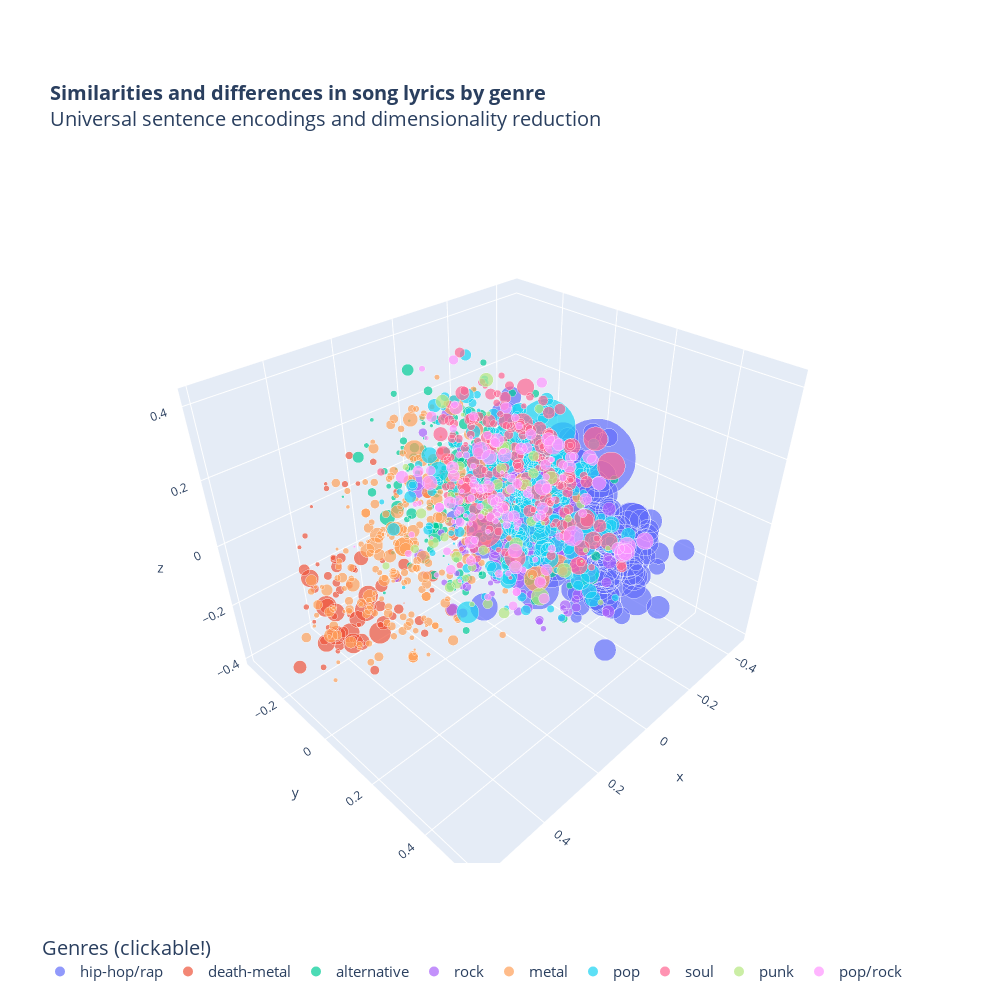

The notebook cell this image was saved under:
### Code cell
scatPlot_3 = scatPlot(df,df_embed,n_components=3)

### Figure 1 — Plotly figure (JSON) as saved in the notebook; plotly's stock layout.template omitted (floating-point values rounded to 4 significant figures; data arrays with more than 128 entries replaced by an {"elided": "..."} marker saying what was removed)
{"data": [{"hoverinfo": "text", "marker": {"size": {"elided": "195 float values"}}, "mode": "markers", "name": "hip-hop/rap", "text": {"elided": "195 str values"}, "type": "scatter3d", "x": {"elided": "195 float values"}, "y": {"elided": "195 float values"}, "z": {"elided": "195 float values"}}, {"hoverinfo": "text", "marker": {"size": [7.726, 6.744, 5.558, 5.693, 7.659, 3.389, 6.371, 8.133, 5.998, 5.625, 6.879, 6.642, 3.931, 3.626, 4.202, 5.761, 1.152, 8.133, 8.709, 9.184, 8.845, 9.184, 9.658, 4.982, 11.62, 7.489, 0.03389, 15.35, 10.13, 13.76, 5.896, 13.56, 15.25, 8.641, 13.42, 9.184, 12.23, 5.354, 0.1017, 0.03389, 0.03389, 3.185, 5.693, 4.541, 4.744, 3.49, 3.965, 3.999, 4.033, 2.474, 3.863, 5.354, 2.643, 4.067, 3.05, 4.372, 3.931, 4.541, 2.982, 14.03, 5.591, 4.27, 4.609, 5.896, 12.61, 14.71, 3.999, 3.829, 7.828, 7.862, 2.677, 3.118, 3.863, 6.574, 3.931, 1.728, 5.558, 5.083, 6.168, 10.54, 12.37, 2.948, 5.998, 11.52, 3.49, 4.575]}, "mode": "markers", "name": "death-metal", "text": ["Cannibal Corpse // Hammer Smashed Face", "Cannibal Corpse // I Cum Blood", "Cannibal Corpse // No Remorse", "Cannibal Corpse // Heads Shoveled Off", "Cannibal Corpse // Evisceration Plague", "Cannibal Corpse // A Skull Full of Maggots", "Cannibal Corpse // Priests of Sodom", "Cannibal Corpse // Addicted to Vaginal Skin", "Cannibal Corpse // Only One Will Die", "Cannibal Corpse // Code of the Slashers", "Cannibal Corpse // Disfigured", "Cannibal Corpse // Gutted", "Cannibal Corpse // Kill or Become", "Cannibal Corpse // Fucked With a Knife", "Cannibal Corpse // High Velocity Impact Spatter", "Cannibal Corpse // They Deserve To Die", "Cradle of Filth // Halloween 2", "Cradle of Filth // Nymphetamine Fix", "Cradle of Filth // Gabrielle", "Cradle of Filth // Hallowed Be Thy Name Shallow Be My Grave", "Cradle of Filth // Summer Dying Fast", "Cradle of Filth // Hallowed Be Thy Name", "Cradle of Filth // King of the Woods", "Cradle of Filth // No Time to Cry", "Cradle of Filth // You Will Know the Lion by His Claw", "Cradle of Filth // Temptation", "Cradle of Filth // Once Upon Atrocity", "Cradle of Filth // Her Ghost in the Fog", "Cradle of Filth // Heartbreak and Seance", "Cradle of Filth // The Death of Love", "Cradle of Filth // Alison Hell", "Cradle of Filth // From the Cradle to Enslave", "Cradle of Filth // Lilith Immaculate", "Cradle of Filth // Gilded Cunt", "Cradle of Filth // The Promise of Fever", "Cradle of Filth // Cthulhu Dawn", "Cradle of Filth // The Seductiveness of Decay", "Carcass // Livestock Marketplace Bonus Track", "Carcass // Death Rider Da", "Death // Spirit Crusher No Bass 1998 Demos", "Death // Voice of the Soul", "Death // Zombie Ritual", "Death // Leprosy", "Death // Story to Tell", "Death // Symbolic", "Death // Without Judgement", "Death // Spirit Crusher", "Death // Bite the Pain", "Death // Lack of Comprehension", "Death // Together as One", "Death // The Philosopher", "Death // Empty Words", "Death // Defensive Personalities Rehearsals", "Death // Pull the Plug", "Death // God of Thunder", "Death // Living Monstrosity", "Death // Scavenger of Human Sorrow", "Death // Misanthrope", "Exhumed // Shattered Sanity", "Exhumed // A Song for the Dead", "Exhumed // Septicemia Festering Sphinctral Malignancy Part II", "Exhumed // Horrendous Member Dismemberment", "Exhumed // The Red Death", "Exhumed // Naked Screaming and Covered in Blood", "Exhumed // Deadest of the Dead", "Exhumed // Waxwork", "Exhumed // Re Animated", "Exhumed // Slaughter Maniac", "Exhumed // The Matter of Splatter", "Exhumed // Dead End", "Exhumed // Ripping Death", "Exhumed // Playing with Fear", "Exhumed // Ravenous Cadavers", "Exhumed // Sodomy and Lust", "Exhumed // Unsound", "Exhumed // Dead Meat", "Exhumed // Casketkrusher", "Exhumed // Clawing", "Exhumed // A Funeral Party", "Exhumed // Deathmask", "Exhumed // Postmortem Procedures", "Exhumed // Scream out in Fright", "Exhumed // Necromaniac", "Exhumed // Under the Knife", "Exhumed // Rabid", "Exhumed // In the Mouth of Hell"], "type": "scatter3d", "x": [0.4035, 0.368, 0.4329, 0.4749, 0.474, 0.4695, 0.4757, 0.3281, 0.5446, 0.4829, 0.4261, 0.5261, 0.4486, 0.2183, 0.5843, 0.5273, 0.3201, 0.08976, 0.292, 0.07687, 0.4255, 0.07687, 0.3514, -0.04974, 0.4339, -0.03676, 0.05683, 0.34, 0.2933, 0.3287, 0.08705, 0.4189, 0.3523, 0.2388, 0.4562, 0.5876, 0.5167, 0.3494, 0.4039, 0.05683, 0.05683, 0.4852, 0.4366, 0.09746, 0.1609, 0.2848, 0.3466, 0.484, 0.343, 0.3955, 0.1426, 0.2243, 0.3359, 0.04679, 0.1319, 0.3321, 0.2538, 0.2677, 0.4391, 0.4831, 0.3637, 0.456, 0.511, 0.4383, 0.4844, 0.4786, 0.5542, 0.5448, 0.5001, 0.4535, 0.479, 0.4318, 0.5217, 0.2687, 0.321, 0.4731, 0.4898, 0.3922, 0.3423, 0.5101, 0.5162, 0.504, 0.5604, 0.4053, 0.521, 0.3838], "y": [-0.002473, 0.027, -0.05812, -0.02898, -0.08076, -0.006517, 0.0486, 0.01171, -0.06056, -0.06204, -0.1188, -0.01916, -0.1176, -0.01964, -0.01025, -0.0195, -0.01301, -0.172, -0.1506, -0.1873, -0.2188, -0.1873, -0.07339, -0.2716, -0.06502, -0.02679, -0.01159, -0.1708, -0.2338, -0.1671, -0.0688, -0.1409, -0.09462, 0.08192, -0.151, -0.1309, -0.1004, 0.1032, 0.05813, -0.01159, -0.01159, 0.02879, -0.1336, -0.3068, -0.3164, -0.2169, -0.1867, -0.1749, -0.2794, -0.2785, -0.1323, -0.3354, -0.2916, -0.1552, 0.04497, -0.03201, -0.1059, -0.307, -0.2998, -0.0236, -0.00891, 0.06894, -0.0483, -0.1262, -0.08555, -0.1392, -0.1001, -0.02567, -0.1803, -0.09984, -0.02838, -0.2313, -0.06463, -0.02106, -0.0903, -0.01313, -0.008642, -0.1531, -0.001542, -0.07641, -0.1293, -0.1686, -0.02816, -0.1142, -0.03964, -0.2436], "z": [-0.09808, -0.1124, 0.007515, -0.0975, -0.1923, -0.1226, -0.2384, 0.001702, 0.006255, -0.01159, 0.004349, -0.1651, 0.0185, -0.1647, -0.1933, 0.05885, -0.1455, -0.2721, -0.1819, 0.01552, -0.3173, 0.01552, -0.2331, 0.06114, -0.2429, -0.03265, -0.1196, -0.2536, -0.1288, -0.2044, -0.07489, -0.2701, -0.2823, -0.1615, -0.2608, -0.2752, -0.2163, -0.1581, -0.04413, -0.1196, -0.1196, -0.152, -0.001935, -0.02999, 0.0939, 0.1204, -0.1165, 0.07375, 0.1033, 0.07076, 0.1283, 0.1323, 0.1092, 0.08027, -0.01563, 0.01986, -0.03908, 0.0715, -0.05014, -0.188, -0.1616, -0.08399, -0.09425, -0.0984, -0.1212, -0.137, -0.06981, -0.09633, -0.02713, 0.001355, -0.08925, -0.07444, -0.1612, -0.2442, -0.04575, 0.00972, -0.1591, -0.124, -0.04094, -0.0789, -0.01645, -0.1934, -0.1308, -0.2115, -0.2013, -0.2147]}, {"hoverinfo": "text", "marker": {"size": {"elided": "272 float values"}}, "mode": "markers", "name": "alternative", "text": {"elided": "272 str values"}, "type": "scatter3d", "x": {"elided": "272 float values"}, "y": {"elided": "272 float values"}, "z": {"elided": "272 float values"}}, {"hoverinfo": "text", "marker": {"size": {"elided": "191 float values"}}, "mode": "markers", "name": "rock", "text": {"elided": "191 str values"}, "type": "scatter3d", "x": {"elided": "191 float values"}, "y": {"elided": "191 float values"}, "z": {"elided": "191 float values"}}, {"hoverinfo": "text", "marker": {"size": {"elided": "256 float values"}}, "mode": "markers", "name": "metal", "text": {"elided": "256 str values"}, "type": "scatter3d", "x": {"elided": "256 float values"}, "y": {"elided": "256 float values"}, "z": {"elided": "256 float values"}}, {"hoverinfo": "text", "marker": {"size": {"elided": "299 float values"}}, "mode": "markers", "name": "pop", "text": {"elided": "299 str values"}, "type": "scatter3d", "x": {"elided": "299 float values"}, "y": {"elided": "299 float values"}, "z": {"elided": "299 float values"}}, {"hoverinfo": "text", "marker": {"size": {"elided": "195 float values"}}, "mode": "markers", "name": "soul", "text": {"elided": "195 str values"}, "type": "scatter3d", "x": {"elided": "195 float values"}, "y": {"elided": "195 float values"}, "z": {"elided": "195 float values"}}, {"hoverinfo": "text", "marker": {"size": [4.88, 10.3, 6.134, 4.541, 2.982, 9.319, 3.457, 8.065, 6.744, 8.506, 8.472, 7.218, 9.861, 4.541, 6.913, 3.355, 3.863, 5.998, 5.795, 1.694, 2.88, 5.287, 2.508, 9.455, 6.032, 2.677, 2.914, 2.914, 3.321, 6.71, 1.864, 3.795, 1.728, 1.694, 2.27, 7.286, 2.474, 6.879, 9.217, 7.32, 7.726, 6.269, 7.252, 12.23, 3.66, 6.845, 5.219, 7.625, 7.32, 5.964, 2.948, 7.828, 6.473, 5.083, 6.778, 6.778, 9.319, 5.151]}, "mode": "markers", "name": "punk", "text": ["Sex Pistols // Anarchy in the UK", "Sex Pistols // I Love Rock N Roll with Sex Pistols", "Sex Pistols // Bodies Live 2", "Sex Pistols // God Save The Queen", "Sex Pistols // Seventeen", "Sex Pistols // Holidays in the Sun", "Sex Pistols // Pretty Vacant Denmark Street Demo July 1976", "Sex Pistols // No Feelings", "Sex Pistols // EMI", "Sex Pistols // Just Me", "Sex Pistols // I Wanna Be Me", "Sex Pistols // Something Else", "Sex Pistols // Problems", "Sex Pistols // Submission", "Sex Pistols // Friggin in the Riggin", "Ramones // I Wanna be Sedated", "Ramones // Let s Dance", "Ramones // I Believe in Miracles", "Ramones // Baby I Love You", "Ramones // Today Your Love Tomorrow the World 40th Anniversary Mono Mix", "Ramones // Chinese Rock", "Ramones // Pet Sematary", "Ramones // Blitzkrieg Bop 2016 Remaster", "Ramones // I Don t Want to Grow Up", "Ramones // Poison Heart", "Ramones // Blitzkrieg Bop 40th Anniversary Mono Mix", "Ramones // She Talks to Rainbows", "Ramones // Blitzkrieg Bop", "Ramones // The KKK Took My Baby Away", "Ramones // Bonzo Goes to Bitburg", "Ramones // Commando", "Ramones // Spider man", "Ramones // Do You Wanna Dance", "Ramones // I Wanna Be Your Boyfriend", "Ramones // Rockaway Beach", "The Clash // Bankrobber", "The Clash // I Fought the Law", "The Clash // This Is England", "The Clash // Should I Stay or Should I Go", "The Clash // Rudie Can t Fail", "The Clash // Rock the Casbah", "The Clash // Train in Vain", "The Clash // Stay Free", "The Clash // Revolution Rock", "The Clash // Brand New Cadillac", "The Clash // Clash City Rockers", "The Clash // The Guns of Brixton", "The Clash // London Calling", "The Clash // Tommy Gun", "The Clash // English Civil War", "The Clash // White Riot", "The Clash // Death or Glory", "The Clash // Lost in the Supermarket", "The Clash // The Man in Me", "The Clash // Spanish Bombs", "The Clash // Hitsville U K", "The Clash // Jimmy Jazz", "Iggy and The Stooges // Gimme Some Skin"], "type": "scatter3d", "x": [0.2269, -0.1442, 0.261, 0.2377, 0.07119, 0.06404, -0.06498, -0.1573, 0.07354, -0.02133, -0.02593, -0.003267, -0.001134, -0.09941, 0.2837, 0.1063, -0.1839, -0.1739, -0.4173, 0.1848, 0.04251, 0.2657, 0.2004, 0.08939, 0.1608, 0.07747, -0.07523, 0.1279, -0.1534, 0.03623, 0.244, 0.2334, -0.2339, -0.2963, 0.07754, 0.02978, 0.03136, 0.2528, -0.1639, 0.1035, 0.2355, -0.3564, 0.0523, 0.1305, -0.1596, 0.08757, 0.2362, 0.2099, 0.3146, 0.1076, 0.2665, 0.2713, 0.03993, -0.05464, 0.1255, 0.111, 0.07192, -0.1095], "y": [0.08609, 0.1442, 0.09469, -0.06815, -0.03584, 0.04312, -0.08395, -0.02703, -0.07304, 0.01379, 0.01875, 0.1398, -0.02553, -0.07801, 0.1315, 0.06698, 0.255, -0.1111, -0.02696, 0.001428, 0.2201, -0.1566, 0.2125, -0.0908, -0.1576, 0.2558, -0.05483, 0.1585, 0.2094, 0.1739, 0.08854, 0.1575, 0.1371, 0.07867, 0.2184, 0.1704, 0.1295, 0.124, 0.06088, 0.1192, 0.274, -0.1639, 0.08175, 0.2953, 0.2793, 0.1688, 0.1396, -0.01201, 0.07814, 0.02356, 0.1749, 0.1489, -0.08937, -0.09271, 0.1028, 0.07303, 0.1557, 0.1758], "z": [0.1956, -0.2053, 0.0934, 0.2131, 0.3086, 0.06997, 0.2454, 0.004822, 0.129, 0.1959, 0.1992, 0.2313, 0.3837, -0.09576, -0.02928, 0.07809, -0.2848, -0.05653, -0.1829, 0.1151, 0.08901, -0.1296, 0.01295, 0.3333, -0.1263, -0.04057, -0.03199, 0.1074, -0.1033, 0.06944, 0.1288, -0.09847, -0.2248, -0.1117, -0.063, 0.2086, 0.1722, -0.04005, 0.06494, 0.1863, -0.05496, 0.1291, 0.1951, -0.05256, -0.06374, -0.05258, -0.02245, -0.004105, 0.181, -0.1221, 0.2379, 0.06803, 0.1244, -0.07178, -0.1954, -0.03617, 0.006547, 0.00907]}, {"hoverinfo": "text", "marker": {"size": {"elided": "140 float values"}}, "mode": "markers", "name": "pop/rock", "text": {"elided": "140 str values"}, "type": "scatter3d", "x": {"elided": "140 float values"}, "y": {"elided": "140 float values"}, "z": {"elided": "140 float values"}}], "layout": {"autosize": false, "height": 1000, "legend": {"font": {"family": "Open Sans", "size": 15}, "itemsizing": "constant", "orientation": "h", "title": {"font": {"family": "Open Sans", "size": 20}, "side": "top", "text": "Genres (clickable!)"}}, "margin": {"b": 85, "l": 40, "pad": 0, "r": 40, "t": 200}, "showlegend": true, "title": {"font": {"size": 20}, "text": "<b>Similarities and differences in song lyrics by genre</b><br>Universal sentence encodings and dimensionality reduction</b>"}, "width": 1000, "xaxis": {"showgrid": true, "showline": true, "showticklabels": true, "title": {"text": "Principal Component 1"}, "zeroline": true}, "yaxis": {"showgrid": true, "showline": true, "showticklabels": true, "title": {"text": "Principal Component 2"}, "zeroline": true}}}
